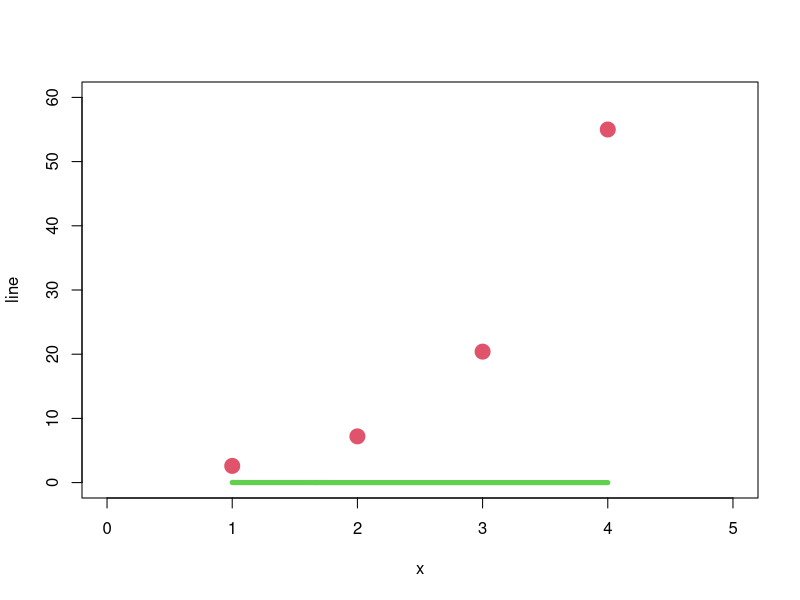

This chart was generated by the following R code:
rm(list=ls(all=TRUE))

# -------------------------------
#        NEM MŰKÖDIK!!!!!
# -------------------------------

x <- c(1,2,3,4)
y <- c(2.6,7.2,20.4,55)

summ <- function(temp){
	s=0
	for (i in 1:length(x)) {
 		 s=s+temp[i]
	}
	return (s)
}

n <- length(x)
x_sum <- summ(x)
y_sum <- summ(y)


det <- function(a,b,c,d) {
	return (a*d-c*b)
}



a <- det(summ(x*y),y_sum,x_sum,n)/det(summ(x^2),x_sum,x_sum,n)

b <- (y_sum-a*x_sum)/n
line <- exp(a)*exp(b*x)
plot(x,line,col=3,lwd=5,type="l",xlim = c(0, 5),ylim = c(0, 60))
points(x,y,col=2,pch=19,cex=2)



